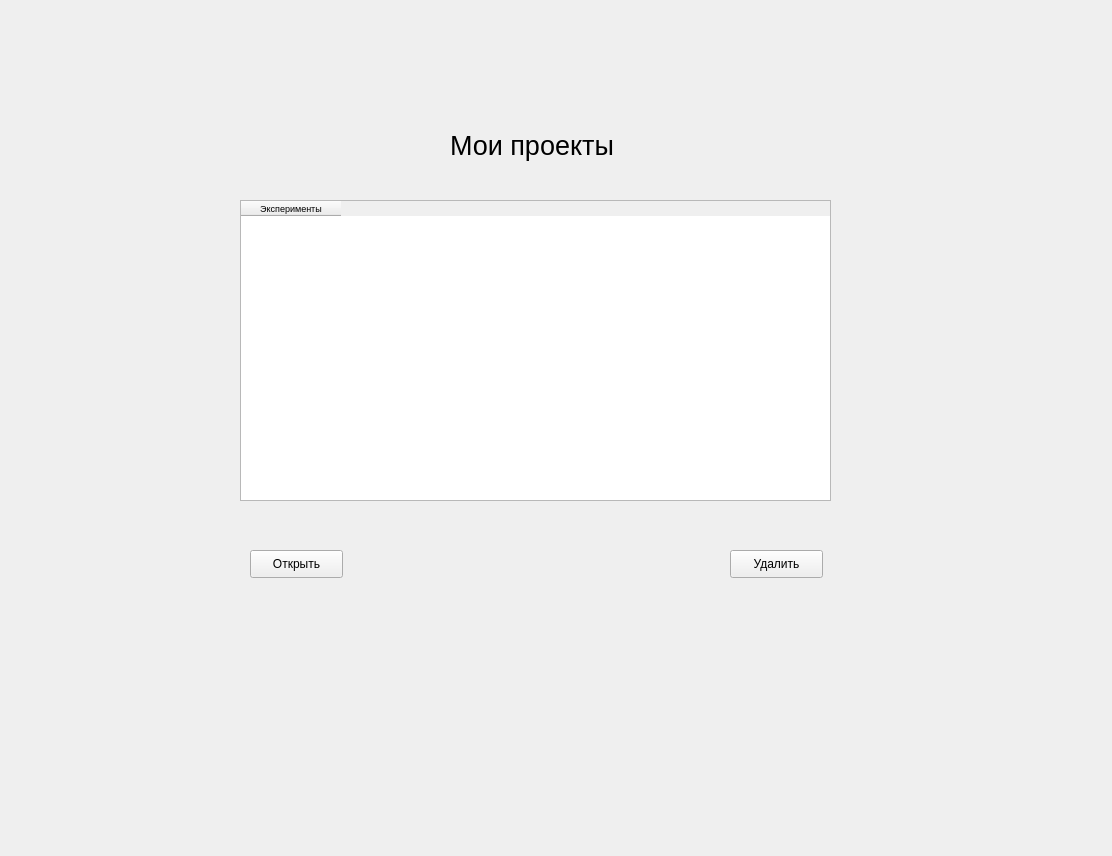
<?xml version="1.0" encoding="UTF-8"?>
<ui version="4.0">
 <class>Form</class>
 <widget class="QWidget" name="Form">
  <property name="geometry">
   <rect>
    <x>0</x>
    <y>0</y>
    <width>1112</width>
    <height>856</height>
   </rect>
  </property>
  <property name="windowTitle">
   <string>Form</string>
  </property>
  <widget class="QTableWidget" name="tableWidget">
   <property name="geometry">
    <rect>
     <x>240</x>
     <y>200</y>
     <width>591</width>
     <height>301</height>
    </rect>
   </property>
   <property name="maximumSize">
    <size>
     <width>621</width>
     <height>16777215</height>
    </size>
   </property>
   <column>
    <property name="text">
     <string>Эксперименты</string>
    </property>
    <property name="font">
     <font>
      <pointsize>7</pointsize>
      <stylestrategy>PreferDefault</stylestrategy>
     </font>
    </property>
    <property name="textAlignment">
     <set>AlignCenter</set>
    </property>
   </column>
  </widget>
  <widget class="QLabel" name="label">
   <property name="geometry">
    <rect>
     <x>450</x>
     <y>110</y>
     <width>311</width>
     <height>71</height>
    </rect>
   </property>
   <property name="font">
    <font>
     <family>Tahoma</family>
     <pointsize>20</pointsize>
    </font>
   </property>
   <property name="text">
    <string>Мои проекты</string>
   </property>
  </widget>
  <widget class="QPushButton" name="pushButton33">
   <property name="geometry">
    <rect>
     <x>250</x>
     <y>550</y>
     <width>93</width>
     <height>28</height>
    </rect>
   </property>
   <property name="text">
    <string>Открыть</string>
   </property>
  </widget>
  <widget class="QPushButton" name="pushButton30">
   <property name="geometry">
    <rect>
     <x>730</x>
     <y>550</y>
     <width>93</width>
     <height>28</height>
    </rect>
   </property>
   <property name="text">
    <string>Удалить</string>
   </property>
  </widget>
 </widget>
 <resources/>
 <connections/>
</ui>
